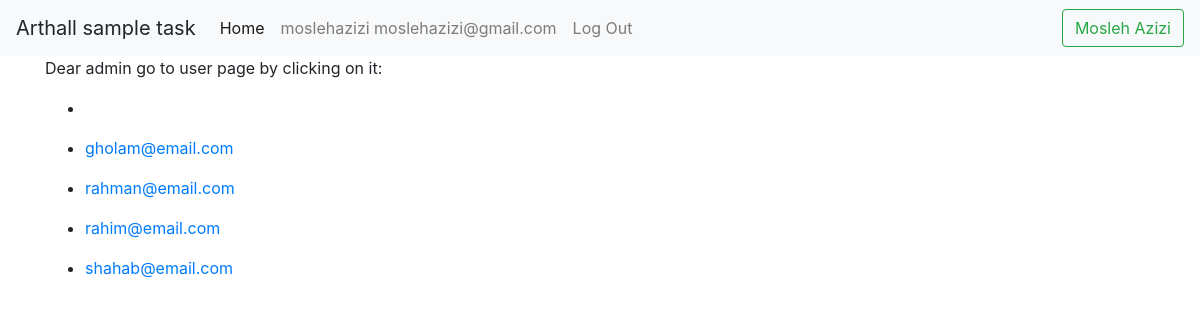
/register-confirmation/ (signed in), run on an earlier commit of the app's database.
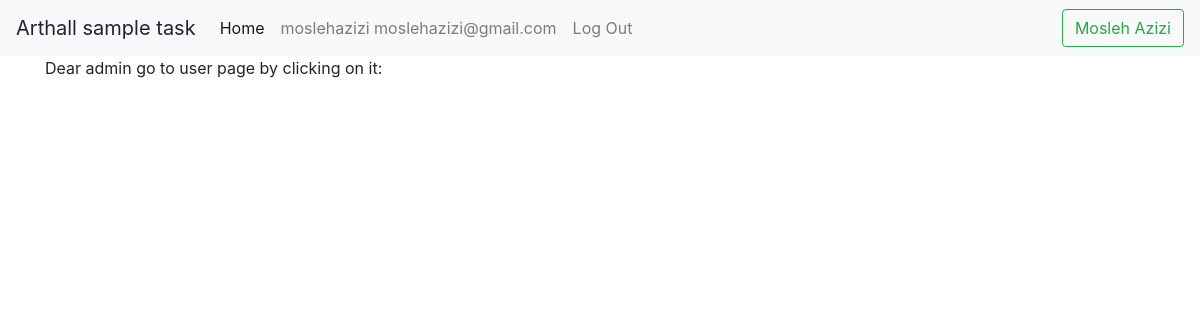
And on a later commit of the database.
### accounts/models.py (models this page shows)
class CustomUser(AbstractUser):
    IsArtist = models.BooleanField(default=True)
    ConfirmUser = models.BooleanField(default=False)
    def __str__(self):
        return self.email

### pages/views.py (the view)
# urls.py: path('register-confirmation/', RegisterConfirmationView.as_view(), name='register_confirmation'),
class RegisterConfirmationView(LoginRequiredMixin, ListView):
    model = CustomUser
    context_object_name = 'not_confirmed_artists'
    template_name = 'pages/register_confirmation.html'
    fields = ('email', 'IsArtist', 'ConfirmUser',)

### templates/pages/register_confirmation.html (shortened to what this page needs)
{% extends "_base.html" %}
    {% block content %}
        <div class='container'>
            <div>
                <p>Dear admin go to user page by clicking on it:</p>
            </div>
            <ul>
                {% for artist in not_confirmed_artists %}
                    {% if not artist.ConfirmUser and artist.IsArtist%}
                        <li>
                            <p><a href="{% url "user_update" artist.pk %}?next={{ request.path }}">{{artist}}</a></p>
                        </li>
                    {% endif %}
                {% endfor %}
            </ul>
        </div>
    {% endblock content %}

What changed in the data, as far as the page shows it:
no longer on this page (row edited): CustomUser: email "gholam@email.com"
no longer on this page (row edited): CustomUser: email "rahman@email.com"
no longer on this page (row edited): CustomUser: email "rahim@email.com"
no longer on this page (row edited): CustomUser: email "shahab@email.com"
